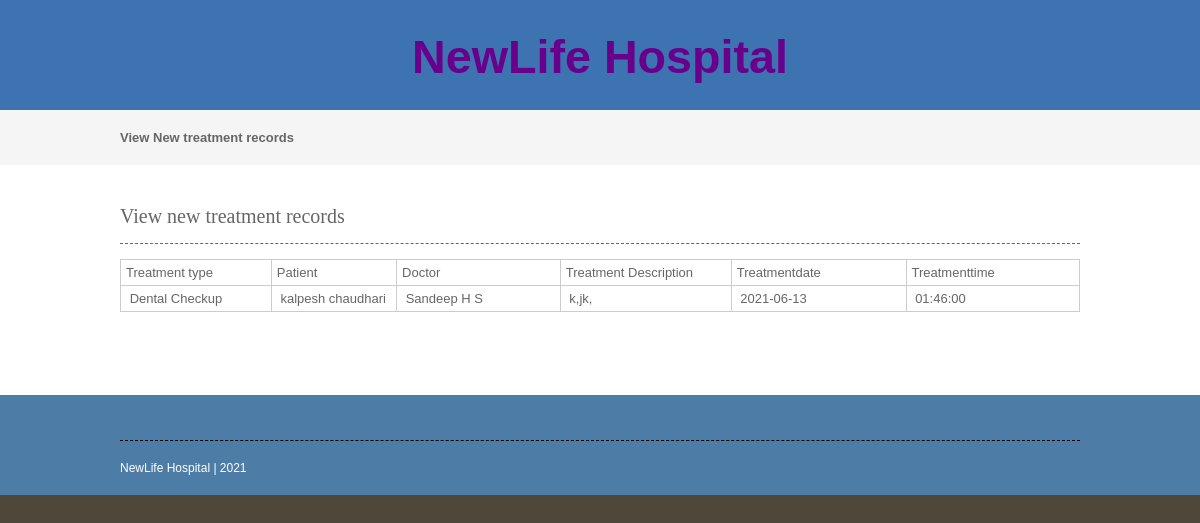
The page /viewtreatmentrecord.php on the database its author committed.
### tables this page shows
CREATE TABLE `treatment_records` (
  `treatment_records_id` int(10) NOT NULL,
  `treatmentid` int(10) NOT NULL,
  `appointmentid` int(10) NOT NULL,
  `patientid` int(10) NOT NULL,
  `doctorid` int(10) NOT NULL,
  `treatment_description` text NOT NULL,
  `uploads` varchar(100) NOT NULL,
  `treatment_date` date NOT NULL,
  `treatment_time` time NOT NULL,
  `status` varchar(10) NOT NULL
);

CREATE TABLE `treatment` (
  `treatmentid` int(10) NOT NULL,
  `treatmenttype` varchar(25) NOT NULL,
  `treatment_cost` decimal(10,2) NOT NULL,
  `note` text NOT NULL,
  `status` varchar(10) NOT NULL
);

CREATE TABLE `patient` (
  `patientid` int(10) NOT NULL,
  `patientname` varchar(50) NOT NULL,
  `admissiondate` date NOT NULL,
  `admissiontime` time NOT NULL,
  `address` varchar(250) NOT NULL,
  `mobileno` varchar(15) NOT NULL,
  `city` varchar(25) NOT NULL,
  `pincode` varchar(20) NOT NULL,
  `loginid` varchar(50) NOT NULL,
  `password` varchar(25) NOT NULL,
  `bloodgroup` varchar(20) NOT NULL,
  `gender` varchar(10) NOT NULL,
  `dob` date NOT NULL,
  `status` varchar(10) NOT NULL
);

CREATE TABLE `doctor` (
  `doctorid` int(10) NOT NULL,
  `doctorname` varchar(50) NOT NULL,
  `mobileno` varchar(15) NOT NULL,
  `departmentid` int(10) NOT NULL,
  `loginid` varchar(25) NOT NULL,
  `password` varchar(25) NOT NULL,
  `status` varchar(10) NOT NULL,
  `education` varchar(25) NOT NULL,
  `experience` float(11,1) NOT NULL,
  `consultancy_charge` float(10,2) NOT NULL
);

### viewtreatmentrecord.php (the view, shortened to what this page needs)
<?php
include("headers.php");
include("dbconnection.php");
?>
<div class="wrapper col2">
  <div id="breadcrumb">
    <ul>
      <li class="first">View New treatment records</li></ul>
  </div>
</div>
<div class="wrapper col4">
  <div id="container">
    <h1>View new treatment records</h1>
    <form method="post" action="">
      <table width="692" border="3">
        <tbody>
          <tr>
            <td width="71">Treatment type</td>
            <td width="52">Patient</td>
            <td width="78">Doctor</td>
            <td width="82">Treatment Description</td>
            <td width="43">Treatmentdate</td>
            <td width="43">Treatmenttime</td>
          </tr>
          <?php
		$sql ="SELECT * FROM treatment_records where status='Active'";
		$qsql = mysqli_query($con,$sql);
		while($rs = mysqli_fetch_array($qsql))
		{
			$sqlpat = "SELECT * FROM patient WHERE patientid='$rs[patientid]'";
			$qsqlpat = mysqli_query($con,$sqlpat);
			$rspat = mysqli_fetch_array($qsqlpat);
			$sqldoc= "SELECT * FROM doctor WHERE doctorid='$rs[doctorid]'";
			$qsqldoc = mysqli_query($con,$sqldoc);
			$rsdoc = mysqli_fetch_array($qsqldoc);
			$sqltreatment= "SELECT * FROM treatment WHERE treatmentid='$rs[treatmentid]'";
			$qsqltreatment = mysqli_query($con,$sqltreatment);
			$rstreatment = mysqli_fetch_array($qsqltreatment);
        echo "<tr>
          <td>&nbsp;$rstreatment[treatmenttype]</td>
		   <td>&nbsp;$rspat[patientname]</td>
		    <td>&nbsp;$rsdoc[doctorname]</td>
			<td>&nbsp;$rs[treatment_description]</td>
			 <td>&nbsp;$rs[treatment_date]</td>
			  <td>&nbsp;$rs[treatment_time]</td>";
       echo " </tr>";
		}
		?>
        </tbody>
      </table>
    </form>
    <p>&nbsp;</p>
  </div>
</div>
<?php
include("footers.php");
?>

### layout/styles/layout.css (style rules this page uses)
html { overflow-y:scroll; }
body { margin:0; padding:0; font-size:13px; font-family:verdana, Arial, Helvetica, sans-serif; color:#FFFFFF; background-color:#4F473A; }
div.wrapper { display:block; width:100%; margin:0; text-align:left; }
.col2 { color:#666666; background-color:#F5F5F5; }
.col3, .col4 { color:#666666; background-color:#FFFFFF; }
#head, #gallery, #breadcrumb, #container, #footer { display:block; position:relative; width:960px; margin:0 auto; }
#breadcrumb { padding:20px 0; }
#breadcrumb ul { margin:0; padding:0; list-style:none; }
#breadcrumb ul li { display:inline; }
#breadcrumb ul li.first { font-weight:bold; }
#container { padding:40px 0; }
#container h1, #container h2, #container h3, #container h4, #container h5, #container h6 { margin:0 0 15px 0; padding:0 0 15px 0; line-height:normal; font-weight:normal; font-size:20px; font-family:Georgia, "Times New Roman", Times, serif; border-bottom:1px dashed #666666; }

### layout/styles/forms.css (style rules this page uses)
form, fieldset, legend { margin:0; padding:0; border:none; }

### layout/styles/tables.css (style rules this page uses)
table { width:100%; border-collapse:collapse; table-layout:auto; vertical-align:top; margin-bottom:15px; border:1px solid #CCCCCC; }
table tbody td { vertical-align:top; border-collapse:collapse; border-left:1px solid #CCCCCC; border-right:1px solid #CCCCCC; }
table thead th, table tbody td { padding:5px; border-collapse:collapse; }

### rows shown on the page
treatment_records: treatmentid.treatmenttype "Dental Checkup", patientid.patientname "kalpesh chaudhari", doctorid.doctorname "Sandeep H S", treatment_description "k,jk,", treatment_date "2021-06-13", treatment_time "01:46:00"
